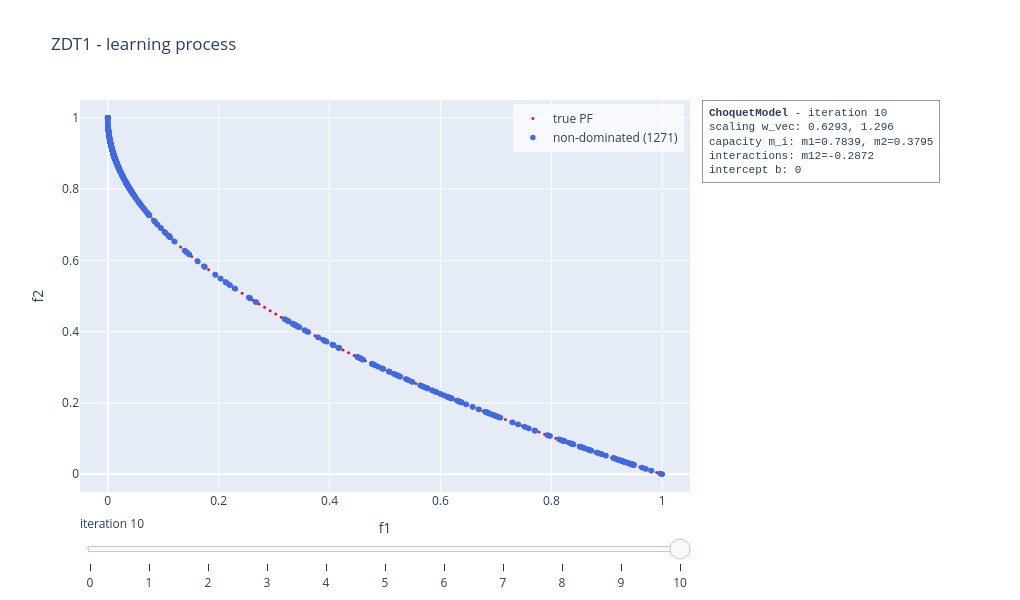

Here is the notebook cell this chart was saved with:
### Code cell
choquet_model.visualise("learning", show = False)

### Figure 1 — Plotly figure (JSON) as saved in the notebook; plotly's stock layout.template omitted (floating-point values rounded to 4 significant figures; data arrays with more than 128 entries replaced by an {"elided": "..."} marker saying what was removed)
{"data": [{"marker": {"color": "crimson", "size": 3}, "mode": "markers", "name": "true PF", "type": "scatter", "x": [0.0, 0.0101, 0.0202, 0.0303, 0.0404, 0.05051, 0.06061, 0.07071, 0.08081, 0.09091, 0.101, 0.1111, 0.1212, 0.1313, 0.1414, 0.1515, 0.1616, 0.1717, 0.1818, 0.1919, 0.202, 0.2121, 0.2222, 0.2323, 0.2424, 0.2525, 0.2626, 0.2727, 0.2828, 0.2929, 0.303, 0.3131, 0.3232, 0.3333, 0.3434, 0.3535, 0.3636, 0.3737, 0.3838, 0.3939, 0.404, 0.4141, 0.4242, 0.4343, 0.4444, 0.4545, 0.4646, 0.4747, 0.4848, 0.4949, 0.5051, 0.5152, 0.5253, 0.5354, 0.5455, 0.5556, 0.5657, 0.5758, 0.5859, 0.596, 0.6061, 0.6162, 0.6263, 0.6364, 0.6465, 0.6566, 0.6667, 0.6768, 0.6869, 0.697, 0.7071, 0.7172, 0.7273, 0.7374, 0.7475, 0.7576, 0.7677, 0.7778, 0.7879, 0.798, 0.8081, 0.8182, 0.8283, 0.8384, 0.8485, 0.8586, 0.8687, 0.8788, 0.8889, 0.899, 0.9091, 0.9192, 0.9293, 0.9394, 0.9495, 0.9596, 0.9697, 0.9798, 0.9899, 1.0], "y": [1.0, 0.8995, 0.8579, 0.8259, 0.799, 0.7753, 0.7538, 0.7341, 0.7157, 0.6985, 0.6822, 0.6667, 0.6518, 0.6376, 0.6239, 0.6108, 0.598, 0.5856, 0.5736, 0.5619, 0.5505, 0.5394, 0.5286, 0.518, 0.5076, 0.4975, 0.4875, 0.4778, 0.4682, 0.4588, 0.4495, 0.4404, 0.4315, 0.4226, 0.414, 0.4054, 0.397, 0.3887, 0.3805, 0.3724, 0.3644, 0.3565, 0.3487, 0.341, 0.3333, 0.3258, 0.3184, 0.311, 0.3037, 0.2965, 0.2893, 0.2823, 0.2753, 0.2683, 0.2615, 0.2546, 0.2479, 0.2412, 0.2346, 0.228, 0.2215, 0.215, 0.2086, 0.2023, 0.196, 0.1897, 0.1835, 0.1773, 0.1712, 0.1652, 0.1591, 0.1531, 0.1472, 0.1413, 0.1354, 0.1296, 0.1238, 0.1181, 0.1124, 0.1067, 0.1011, 0.09547, 0.0899, 0.08437, 0.07887, 0.0734, 0.06797, 0.06256, 0.05719, 0.05185, 0.04654, 0.04126, 0.036, 0.03078, 0.02558, 0.02041, 0.01527, 0.01015, 0.005063, 0.0]}, {"marker": {"color": "royalblue", "size": 5.5}, "mode": "markers", "name": "non-dominated (1271)", "type": "scatter", "x": {"elided": "1271 float values"}, "y": {"elided": "1271 float values"}}], "layout": {"annotations": [{"align": "left", "bgcolor": "rgba(255,255,255,0.85)", "bordercolor": "#999999", "borderpad": 6, "borderwidth": 1, "font": {"family": "Courier New, monospace", "size": 11}, "showarrow": false, "text": "<b>ChoquetModel</b> - iteration 10<br>scaling w_vec: 0.6293, 1.296<br>capacity m_i: m1=0.7839, m2=0.3795<br>interactions: m12=-0.2872<br>intercept b: 0", "x": 1.02, "xanchor": "left", "xref": "paper", "y": 1, "yanchor": "top", "yref": "paper"}], "height": 600, "legend": {"bgcolor": "rgba(255,255,255,0.7)", "x": 0.99, "xanchor": "right", "y": 0.99, "yanchor": "top"}, "margin": {"r": 330}, "showlegend": true, "sliders": [{"active": 10, "currentvalue": {"prefix": "iteration "}, "steps": [{"args": [["0"], {"frame": {"redraw": true}, "mode": "immediate"}], "label": "0", "method": "animate"}, {"args": [["1"], {"frame": {"redraw": true}, "mode": "immediate"}], "label": "1", "method": "animate"}, {"args": [["2"], {"frame": {"redraw": true}, "mode": "immediate"}], "label": "2", "method": "animate"}, {"args": [["3"], {"frame": {"redraw": true}, "mode": "immediate"}], "label": "3", "method": "animate"}, {"args": [["4"], {"frame": {"redraw": true}, "mode": "immediate"}], "label": "4", "method": "animate"}, {"args": [["5"], {"frame": {"redraw": true}, "mode": "immediate"}], "label": "5", "method": "animate"}, {"args": [["6"], {"frame": {"redraw": true}, "mode": "immediate"}], "label": "6", "method": "animate"}, {"args": [["7"], {"frame": {"redraw": true}, "mode": "immediate"}], "label": "7", "method": "animate"}, {"args": [["8"], {"frame": {"redraw": true}, "mode": "immediate"}], "label": "8", "method": "animate"}, {"args": [["9"], {"frame": {"redraw": true}, "mode": "immediate"}], "label": "9", "method": "animate"}, {"args": [["10"], {"frame": {"redraw": true}, "mode": "immediate"}], "label": "10", "method": "animate"}]}], "title": {"text": "ZDT1 - learning process"}, "width": 1020, "xaxis": {"range": [-0.05, 1.05], "title": {"text": "f1"}}, "yaxis": {"range": [-0.05, 1.05], "title": {"text": "f2"}}}}
